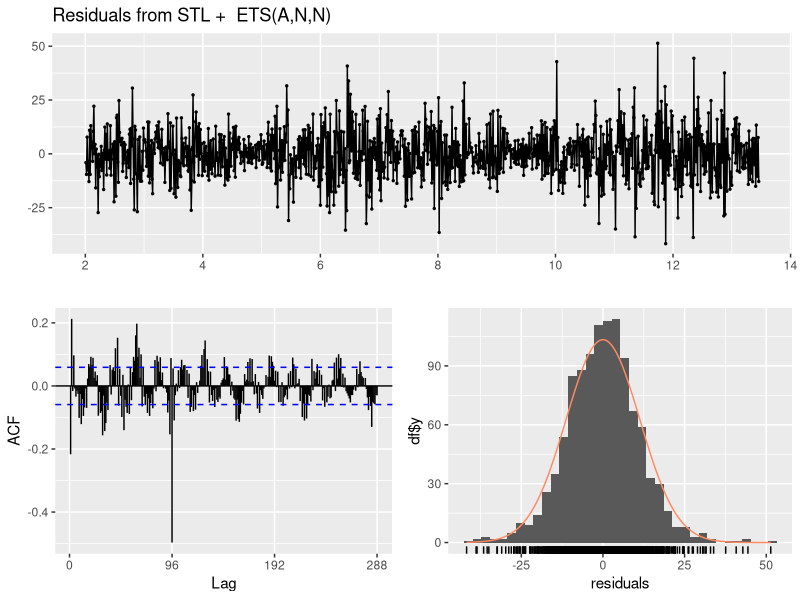
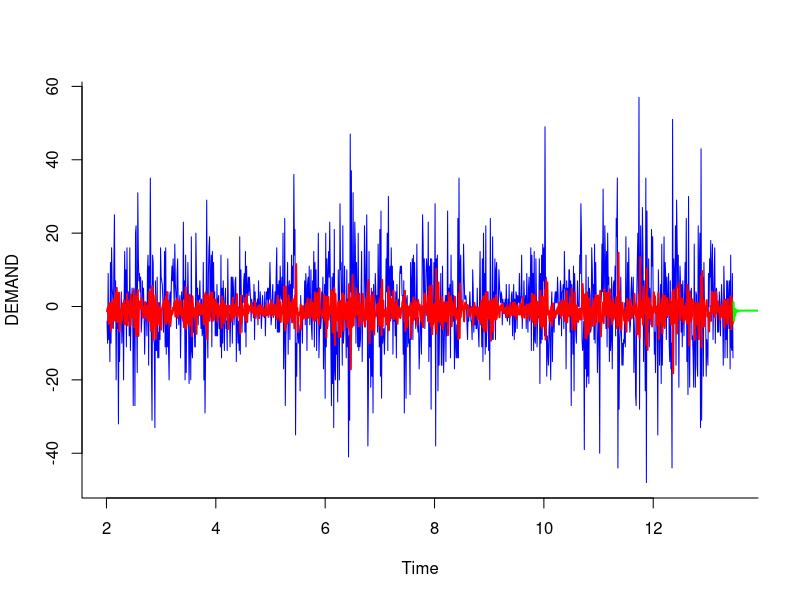
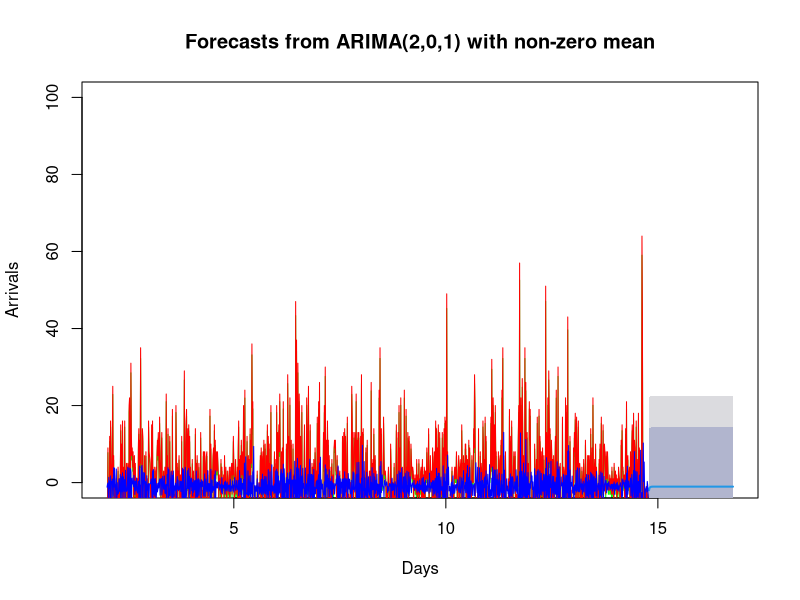

Reproduce these figures in R, in order. (Note: this script raises an error after producing the figures.)
install.packages("tidyverse")
install.packages("forecast")
install.packages("caret")

library(tidyverse)
library(forecast)
library(zoo)
library(lubridate)
library(caret)
setwd(getwd())



###1. Auto Arima Model

#Import your data and format your dates

data <- read.csv("publicTransport_part.csv")

data$datetime <- paste(data$DATE, data$TIME)
data$datetime <- as.POSIXct(data$datetime, format = "%d-%b-%y %H:%M")
data <- subset(data, select = -c(1,2))

#Create your Time Series and differentiate your data
data.ts <- ts(data$DEMAND, frequency = 96)
data.ts <- diff(diff(data.ts, lag = 96), lag = 1)

#Set up your training data for the ARIMA model
train_data <- subset(data, datetime >= "2005-03-01 06:30:00" & datetime <= "2005-03-19 22:00:00")

train.ts <- ts(train_data$DEMAND, frequency = 96)
train.ts <- diff(diff(train.ts, lag = 96), lag = 1)

#Calculate the best lambda value
lambda = BoxCox.lambda(train.ts)

train.ts_boxcox <- BoxCox(train.ts, lambda)

train.ARIMA <- auto.arima(train.ts_boxcox, seasonal = TRUE)

summary(train.ARIMA)
train.ARIMA.pred <- forecast(train.ts_boxcox, h = 32)
accuracy(train.ARIMA.pred, data.ts)

checkresiduals(train.ARIMA.pred)


train.ARIMA.pred <- forecast(train.ARIMA, h = 480)

plot(train.ts, col = "blue", xlab = "Time", ylab = "DEMAND", bty = "l")
lines(train.ARIMA.pred$fitted, col = "red", lwd = 2)
lines(train.ARIMA.pred$mean, col = "green", lwd = 2)



#forecasting by one day

lambda = BoxCox.lambda(data.ts)

data.ts_boxcox <- BoxCox(data.ts, lambda)
data.ARIMA <- auto.arima(data.ts_boxcox)

summary(data.ARIMA)

data.ARIMA.pred <- forecast(data.ARIMA, h = 192)

plot(data.ARIMA.pred, col= "green", ylim = c(0, 100), xlab = "Days", ylab = "Arrivals")
lines(data.ts, col = "red")
lines(data.ARIMA.pred$fitted, col = "blue")



####2. Regression Model

#https://www.met.ie/climate/available-data/historical-data
#CASEMENT 1944 STATION


#Import data and parse dates
library(timeDate)
data <- read.csv("publicTransport_part.csv")

data$datetime <- paste(data$DATE, data$TIME)
data$datetime <- as.POSIXct(data$datetime, format = "%d-%b-%y %H:%M")

diff_data <- diff(data$DEMAND)


###Import Weather Forecast and merge

hly3723$datetime <- as.POSIXct(hly3723$date, format = "%d/%m/%Y %H:%M")

data <- merge(data, hly3723, by = "datetime")



#Select predictors
data$DOW <- wday(data$datetime, label = TRUE)
data$Hour <- hour(data$datetime)
#data$Minute <- minute(data$datetime)


# Create dummy variables.

DOW.dummies <- model.matrix(~ 0 + DOW, data = data)
datetime.dummies <- model.matrix(~ 0 + datetime, data = data)
HOUR.dummies <- model.matrix(~ 0 + Hour, data = data)
#MINUTE.dummies <- model.matrix(~ 0 + Minute, data = data)
Rain.dummies <- model.matrix(~ 0 + rain, data = data)
Temp.dummies <- model.matrix(~ 0 + temp, data = data)

# Change the names of the dummy variables.
colnames(DOW.dummies) <- gsub("DOW", "", colnames(DOW.dummies))
colnames(datetime.dummies) <- gsub("DT", "", colnames(datetime.dummies))
colnames(HOUR.dummies) <- gsub("Hour", "", colnames(HOUR.dummies))
#colnames(MINUTE.dummies) <- gsub("Minute", "", colnames(MINUTE.dummies))
colnames(Rain.dummies) <- gsub("Rain", "", colnames(Rain.dummies))
colnames(Temp.dummies) <- gsub("Temp", "", colnames(Temp.dummies))

# Set up training and validation sets.
x <- as.data.frame(cbind(DOW.dummies[, -7], Temp.dummies[,-16], Rain.dummies[, -16], datetime.dummies[, -16], HOUR.dummies[, -16]))
y <- data$DEMAND



nTotal <- length(y)
nValid <- 60
nTrain <- nTotal - nValid
xTrain <- x[1:nTrain, ]
yTrain <- y[1:nTrain]
xValid <- x[(nTrain + 1):nTotal, ]
yValid <- y[(nTrain + 1):nTotal]


#Create ts and run regression
yTrain.ts <- ts(yTrain) #create ts object
(formula <- as.formula(paste("yTrain.ts", paste(c("trend", colnames(xTrain)), collapse = "+"), sep = "~"))) #create a formula object to pass to tslm
data.tslm <- tslm(formula, data = xTrain, lambda = 1)
options(scipen = 999, digits = 6)
summary(data.tslm)

library(ggplot2)

ggplot(data, aes(x=datetime, y = DEMAND)) +
  geom_line() +
  labs(title = "Demand over time", x = "Date", y = "Demand")

data.tslm.pred <-  forecast(data.tslm, newdata = xValid)
accuracy(data.tslm.pred, yValid)

checkresiduals(data.tslm.pred)


colors <- c("blue", "green")
names <- c("Predicted", "Fitted")
ci <- predict(data.tslm.pred, interval = "confidence")



y.ts<- ts(y)
times.ts <- time(y.ts)
plot(data.tslm.pred, ylim = c(0, 200), xlab = "Time", ylab = "Passengers Arriving", main = "LM Model of Bus Demand")
lines(window(y.ts, col = colors[1], start = times.ts[nValid + 1]))
lines(data.tslm.pred$fitted, col = colors[2])
legend("topright", legend = names, col = colors, lty = 1)
matlines(ci, col=colors[2], lty = 2)


#####Forecasting Data 

Forecast$datetime <- as.POSIXct(Forecast$date, format = "%d/%m/%Y %H:%M")
Forecast$DOW <- wday(Forecast$datetime, label = TRUE)
Forecast$Hour <- hour(Forecast$datetime)


Forecast <- Forecast[, -1]

DOWF.dummies <- model.matrix(~ 0 + DOW, data = Forecast)
datetimeF.dummies <- model.matrix(~ 0 + datetime, data = Forecast)
HOURF.dummies <- model.matrix(~ 0 + Hour, data = Forecast)
#MINUTE.dummies <- model.matrix(~ 0 + Minute, data = data)
RainF.dummies <- model.matrix(~ 0 + rain, data = Forecast)
TempF.dummies <- model.matrix(~ 0 + temp, data = Forecast)

# Change the names of the dummy variables.
colnames(DOWF.dummies) <- gsub("DOW", "", colnames(DOW.dummies))
colnames(datetimeF.dummies) <- gsub("DT", "", colnames(datetime.dummies))
colnames(HOURF.dummies) <- gsub("Hour", "", colnames(HOUR.dummies))
#colnames(MINUTE.dummies) <- gsub("Minute", "", colnames(MINUTE.dummies))
colnames(RainF.dummies) <- gsub("Rain", "", colnames(Rain.dummies))
colnames(TempF.dummies) <- gsub("Temp", "", colnames(Temp.dummies))

# Set up training and validation sets.
x <- as.data.frame(cbind(DOWF.dummies[, -7], TempF.dummies[,-16], RainF.dummies[, -16], datetimeF.dummies[, -16], HOURF.dummies[, -16]))



data.tslm.pred2 <-  forecast(data.tslm, newdata = x)



plot(data.tslm.pred2, ylim = c(0, 200), xlab = "Time", ylab = "Passengers Arriving", main = "Forecast for the 22nd - 15th")
lines(window(y.ts, col = colors[1]))
lines(data.tslm.pred2$fitted, col = colors[2])
lines(data.tslm.pred2$fitted$mean, col = colors[2])
legend("topright", legend = names, col = colors, lty = 1)
matlines(ci, col=colors[1], lty = 2)

summary(data.tslm.pred2)

plot(data.tslm.pred2, col ="red", ylim = c(0, 200), xlab = "Days", ylab = "Number of Passengers Arriving")
lines(window(y.ts))
lines(data.tslm.pred2$fitted, col = "blue")

